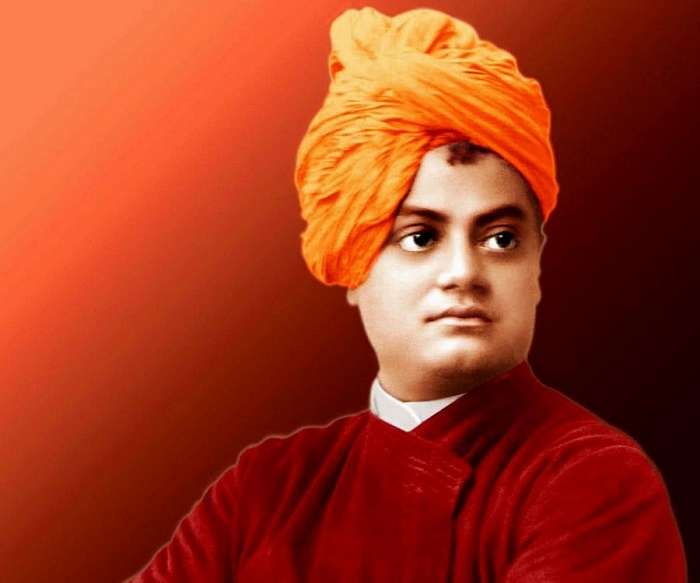
#> input picture assets/logo.jpg, 700 x 583 px
$ python tutorial1.py
#> lines starting #> are read from the running program, lines starting #| are printed output that depends on the picture
import cv2

img = cv2.imread('assets/logo.jpg' , -1)
#> img is the input picture: shape (583, 700, 3); mean B, G, R 30.4, 56.4, 161.8

img = cv2.resize(img, (0,0), fx=0.5, fy=0.5) #resize the image to 1/2 size(0.5)
#> img: shape (292, 350, 3)

img = cv2.rotate(img, cv2.cv2.ROTATE_90_CLOCKWISE)
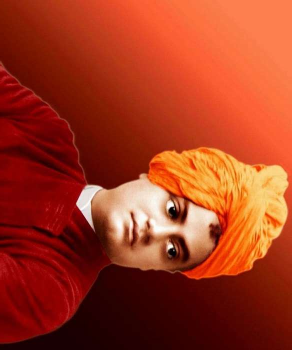
#> img: shape (350, 292, 3); mean B, G, R 30.5, 56.4, 161.9

cv2.imwrite('new_img.jpg', img)

cv2.imshow('Image', img)
cv2.waitKey(0) #it will wait an infinite amount of time for the user to press any key on the keyboard
cv2.destroyAllWindows()
